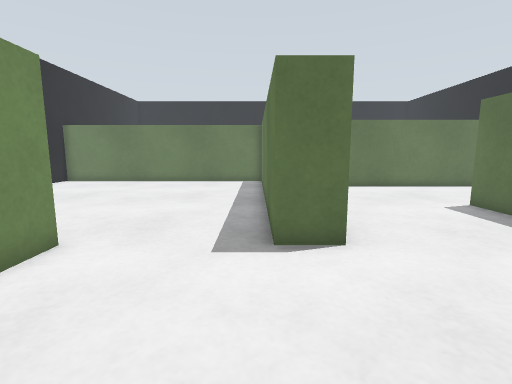
View 1 (above)

20 first-person views from a walk through a robot-simulator world made for Gazebo. The camera is 0.51 m above the floor, tilts 8° down and sees 85° across. The floor is counted in squares, 0.25 m on a side. Each view is taken from the middle of a square. On the plan, view 1 faces up. The plan holds only what a view shows up to about 16 squares ahead; the rest is blank. The place goes on beyond the plan.

View 2
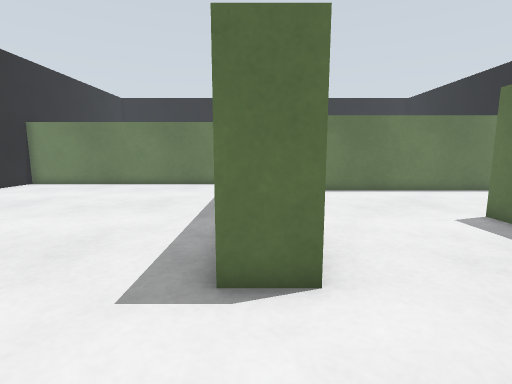

View 3
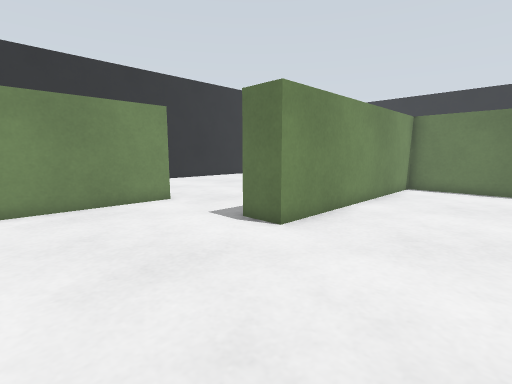

View 4
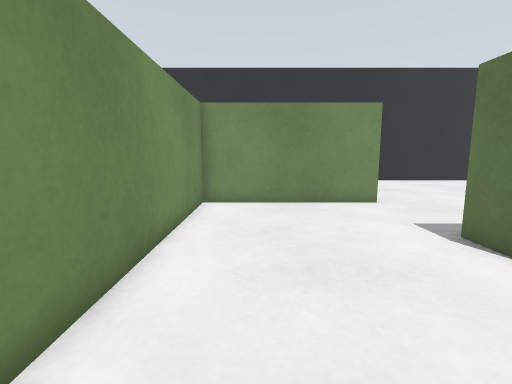

View 5
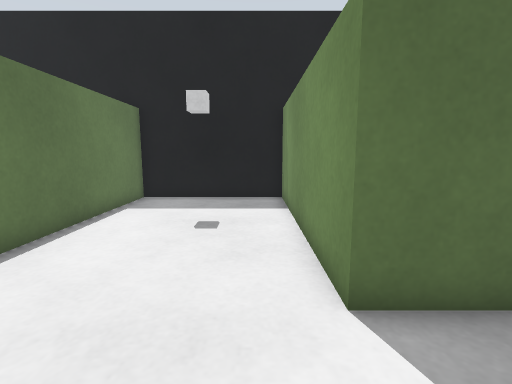

View 6
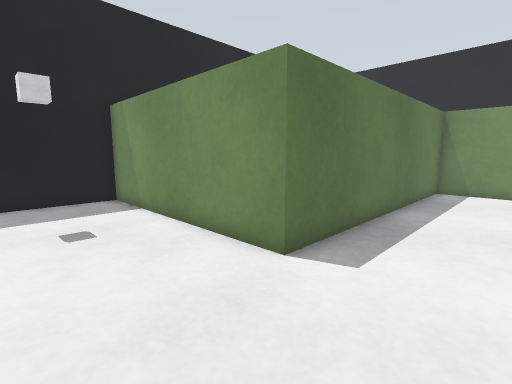

View 7
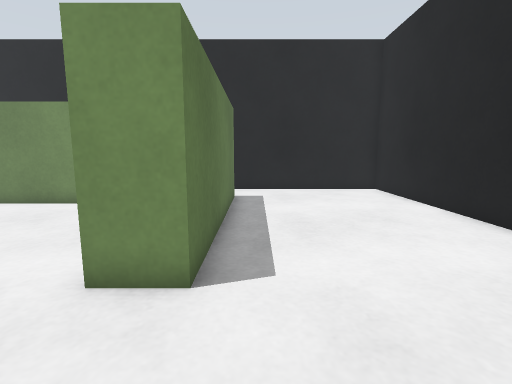

View 8
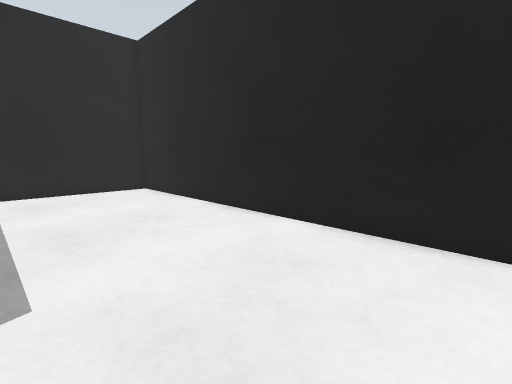

View 9
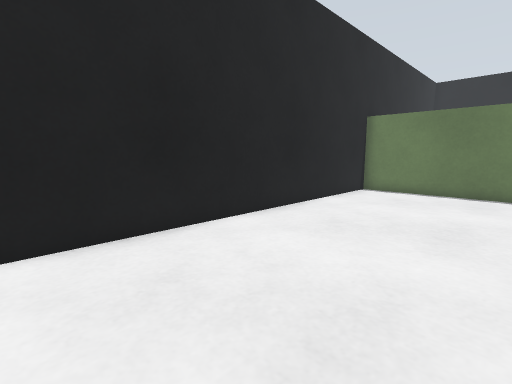

View 10
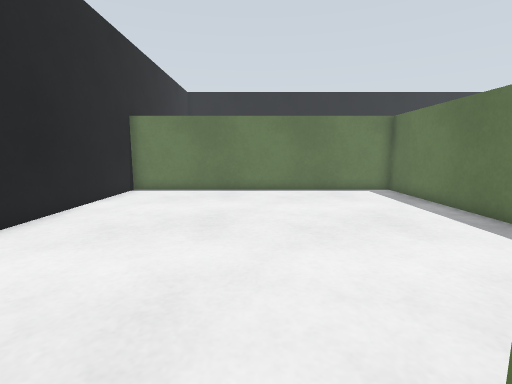

View 11
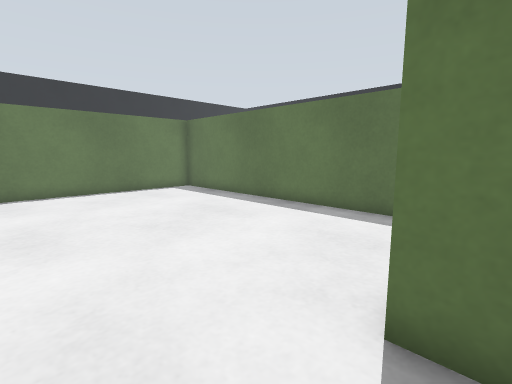

View 12
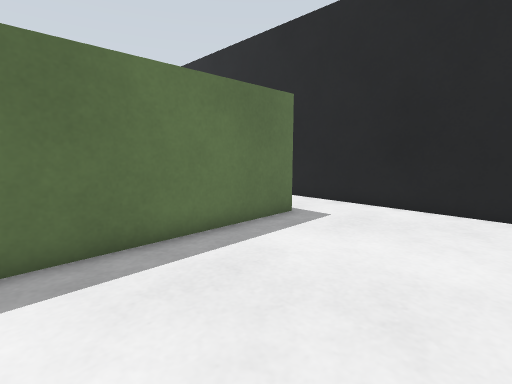

View 13
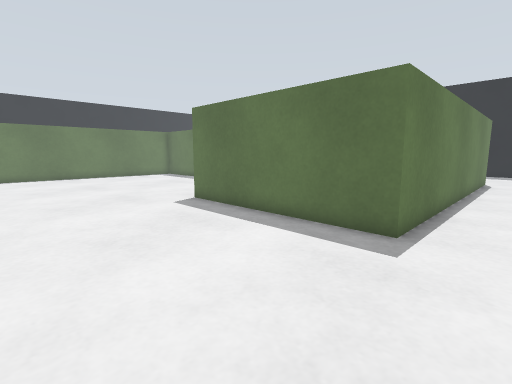

View 14
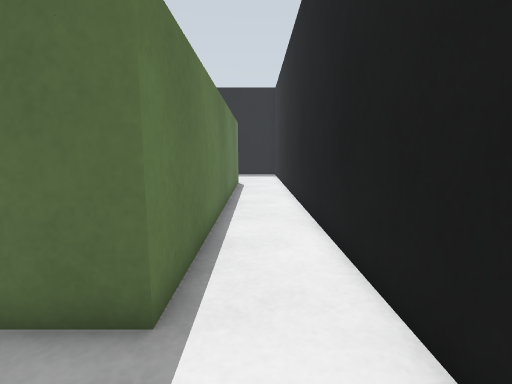

View 15
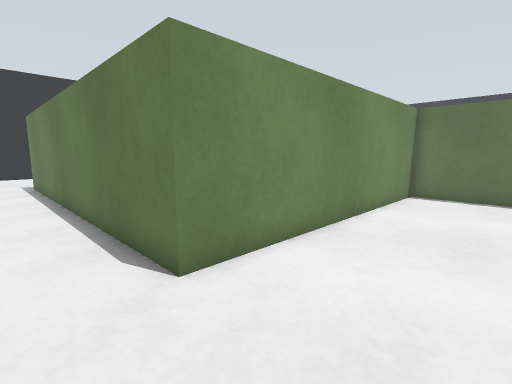

View 16
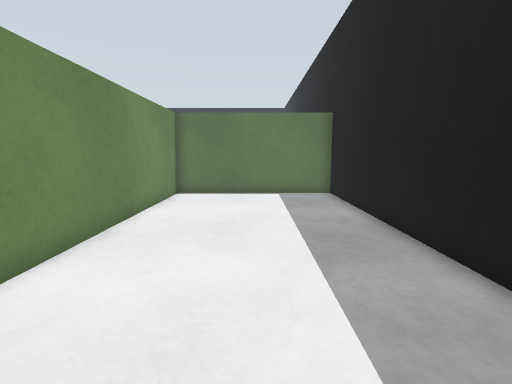

View 17
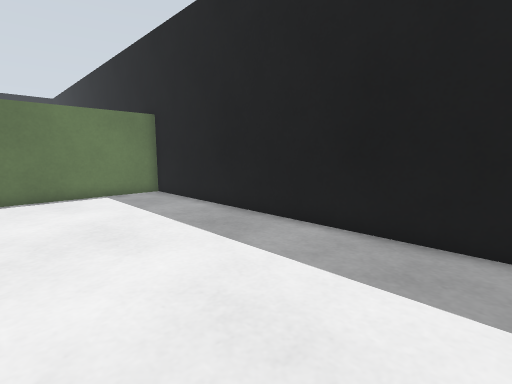

View 18
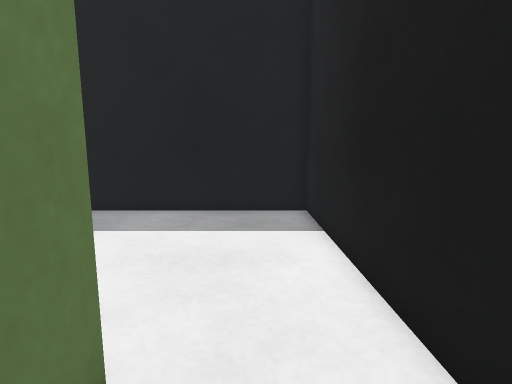

View 19
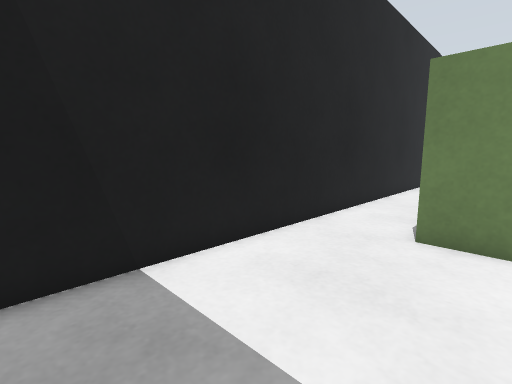

View 20
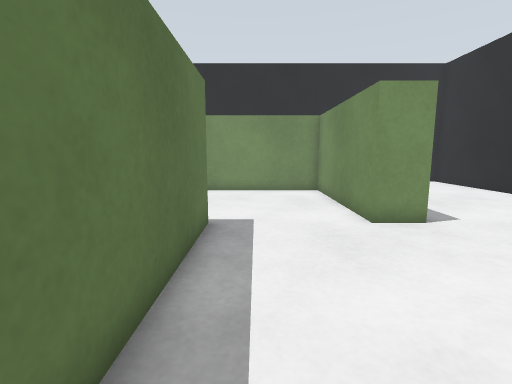

### Floor plan
Ten units are one square. View 1 is at (0, 0); x grows to the right and y downward. Boxes are objects, and circles mark ways between rooms. Rooms are numbered by the first view taken in them; rooms with no view inside come last. Other rooms are left out.
<svg viewBox="-143 -209 326 272">
<path fill="none" stroke="#000" d="M-44 -60 -44 12 84 12 84 -108 178 -108 178 -172 20 -172 20 -60 4 -60M4 -60 4 -204 -138 -204 -138 58 -76 58M-60 28 -60 -60 -44 -60M-76 58 178 58 178 -92 100 -92 100 28 -60 28"/>
<circle cx="-20" cy="-60" r="3" fill="#2a7"/>
<circle cx="-65" cy="45" r="3" fill="#2a7"/>
<text x="60" y="-90">1</text>
<text x="-80" y="-90">2</text>
<text x="110" y="0">3</text>
</svg>
Room 1 opens to room 2. Room 2 opens to room 3.

Where each view was taken, in squares from view 1:
view 1: 0 up, 0 right, facing up
view 2: 2 up, 1 right, facing up
view 3: 0 up, 7 right, facing up-left
view 4: 1 up, 7 right, facing left
view 5: 12 up, 5 right, facing right
view 6: 15 up, 5 right, facing down-right
view 7: 10 up, 7 left, facing down
view 8: 10 up, 7 left, facing down-left
view 9: 5 up, 7 left, facing up-left
view 10: 5 up, 7 left, facing up
view 11: 5 up, 9 left, facing up-right
view 12: 5 up, 12 left, facing down-right
view 13: 5 down, 13 left, facing up-right
view 14: 4 down, 9 left, facing right
view 15: 5 down, 14 right, facing up-left
view 16: 5 down, 14 right, facing up
view 17: 5 down, 11 right, facing up-right
view 18: 4 down, 8 right, facing right
view 19: 1 down, 17 right, facing down-left
view 20: 14 up, 1 left, facing down
